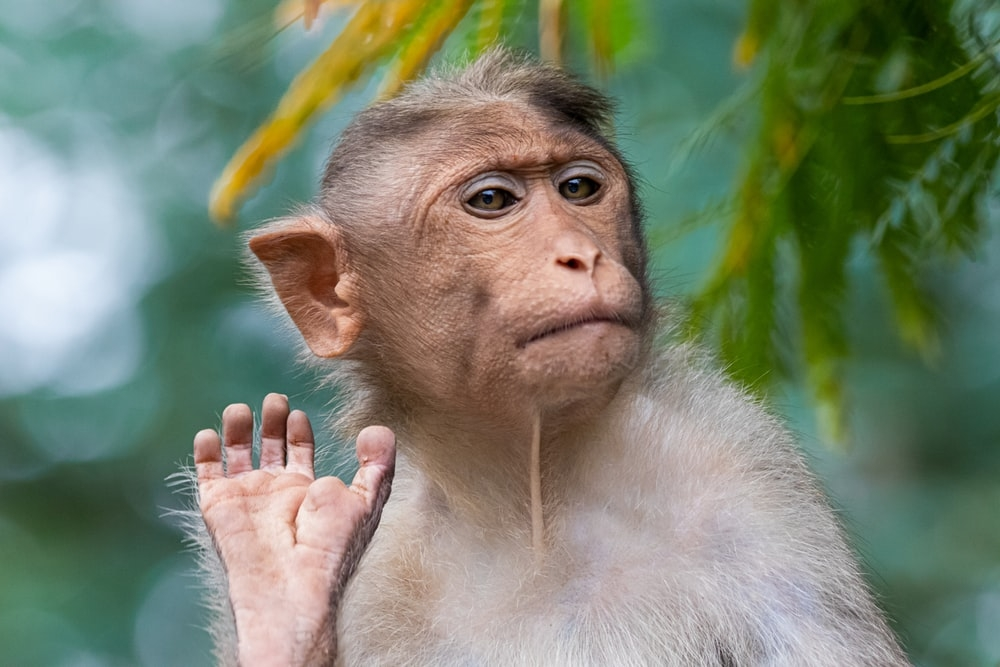
#> input picture input.jpg, 1000 x 667 px
$ jupyter execute PART1.ipynb   (shell and % lines are left out)
#> lines starting #> are read from the running program, lines starting #| are printed output that depends on the picture; after the words box and inside, x2 and y2 are one past the last pixel; in counts of white or black regions, pixels touching at a corner belong together
## Computer Vision(CS 436, CS5310, EE513) Programming Assignment#3 Part#1

### Currently there are lots of professional cartoonizer applications available in the market but most of the them are not freeware, you don't need powerful rendering software or even years of experience to develop such an application(as you will see in this assignment) All you need is essentially a bilateral filter and some edge detection. You are allowed to use opencv for this assigment

## Step#1
### In this step we will be applying a bilateral filter on our input image. A bilateral filter is used for smoothening images and reducing noise, while preserving edges, because a bilateral filter smooths flat regions while keeping edges sharp, it is ideally suited to convert an RGB image into a cartoon. Unfortunately, bilateral filters are orders of magnitudes slower than other smoothing operators (e.g., Gaussian blur). Thus, if speed is important, it might be a good idea to operate on a down-scaled version of the original image first and then upscale it afterwards.

[cell 1]
#required imports
import matplotlib
from mpl_toolkits import mplot3d
from matplotlib import pyplot as plt
from matplotlib import cm
from matplotlib import image as mpimg
from matplotlib.pyplot import figure
import cv2
from google.colab.patches import cv2_imshow

[cell 2]
#TO DO
#step 1
#Use bilateral filter for edge-aware smoothing.
input_img = cv2.imread('input.jpg') # cv.imread(filename[, flags]) stored in BGR, flags like cv2.IMREAD_COLOR that reject alpha
#> input_img is the input picture: shape (667, 1000, 3); mean B, G, R 110.6, 130.4, 121.5
h, w, _ = input_img.shape
#> h = 667; w = 1000
num_down = 1 # number of downsampling steps
num_bilateral =  4 # number of bilateral filtering steps
sigma_values = 40 # we need a strong cartoonish effect, for which the docs recommend larger sigma values
d_value = 5

bilateral_result = input_img
# downsample image using Gaussian pyramid(see opencv 'pyrDown()' function)
# cv2.pyrDown(src[, dst[, dstsize[, borderType]]]) → dst
for i in range(num_down):
    bilateral_result = cv2.pyrDown(src=bilateral_result)

# repeatedly apply small bilateral filter (small diameter d < 5) instead of applying
# one large filter (like d = 9) since that is slow
# cv2.bilateralFilter(src, d, sigmaColor, sigmaSpace[, dst[, borderType]]) → dst

for i in range(num_bilateral):
    bilateral_result = cv2.bilateralFilter(src=bilateral_result, d=d_value, sigmaColor=sigma_values, sigmaSpace=sigma_values)

# upsample image to original size (see opencv 'pyrUp()' function) with Laplacian pyramid
# for i in range(num_down): #upsample same number of times as downsampled
for i in range(num_down):
    bilateral_result = cv2.pyrUp(src=bilateral_result)

bilateral_result = bilateral_result[0:h, 0:w]
#> bilateral_result: shape (667, 1000, 3)
cv2_imshow(bilateral_result)

## Step#2### In this step we will blur the original image. This is considered as a pre-processing step before we move on towards the edge detection step. We will apply a median filter on the image, which replaces each pixel value with the median value of all the pixels in a small neighborhood.

[cell 3]
#TO DO
#step 2
# convert to grayscale and apply median blur
grayscale_img = cv2.cvtColor(src=input_img, code=cv2.COLOR_BGR2GRAY) # convert color space from
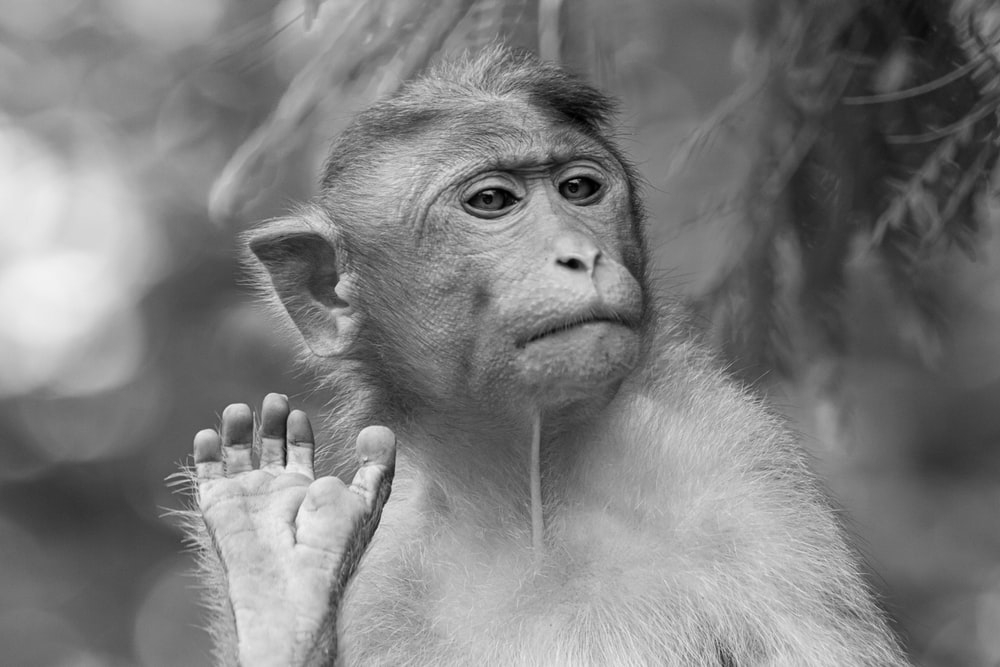
#> grayscale_img: shape (667, 1000); min 0, max 244, mean 125.5
# cv2.cvtColor(src, code[, dst[, dstCn]]) → dst
# BGR (OpenCV standard - flipped RGB) to Grayscale (using color space conversion code COLOR_BG2GRAY)

# cv2.medianBlur(src, ksize[, dst]) → dst
preprocess_result = cv2.medianBlur(src = grayscale_img, ksize=7) # # median filter with ksize*ksize aperture
# from docs: ksize – aperture linear size; it must be odd and greater than 1, for example: 3, 5, 7 ...

cv2_imshow(preprocess_result)

## Step#3

### In this step we will create an edge mask from the output produced in step#2 using adaptive thresholding

[cell 4]
#TO DO
#step 3
# detect and enhance edges(see opencv 'adaptiveThreshold()' function)
# adaptiveThreshold(src - 8bit single channel, maxValue - max limit for pixel values
#, adaptiveMethod - algorithm, thresholdType - THRESH_BINARY or THRESH_INV,
# blockSize - size of pixel neighborhood (odd 3,5,7..), C= constant used in formulae[, dst]) -> dst
edge_mask = cv2.adaptiveThreshold(src=preprocess_result, maxValue=255,
adaptiveMethod= cv2.ADAPTIVE_THRESH_MEAN_C, thresholdType= cv2.THRESH_BINARY, blockSize = 15, C=3) # grayscale to binary
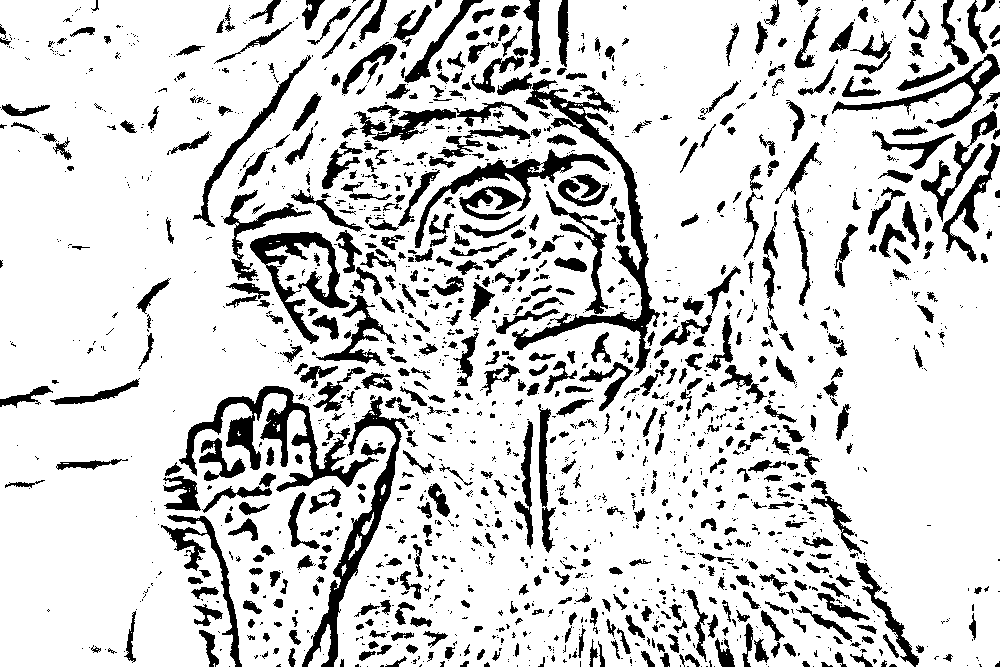
#> edge_mask: shape (667, 1000); 82.8% white; 1877 black regions (1236 under 20 px), largest, box (x1, y1, x2, y2) and area: (512, 79, 660, 376) 5505, (179, 386, 379, 492) 5019, (302, 396, 409, 667) 4138

cv2_imshow(edge_mask)

## Final Step

### In this step we will combine the output produced in step#1 and step#3 using a bitwise and operator to produce our final output.(Note: You need to convert output from step#3 to color first)

[cell 5]
#TO DO
#Final Step
# convert back to color, bit-AND with color image
edge_mask_bgr = cv2.cvtColor(src=edge_mask, code=cv2.COLOR_GRAY2BGR) # to convert back to 3-channel image for the bitwise &
final = cv2.cvtColor(src=bilateral_result & edge_mask_bgr, code=cv2.COLOR_BGR2RGB) #both are bgr for &, convert bgr result to rgb for plt.imshow
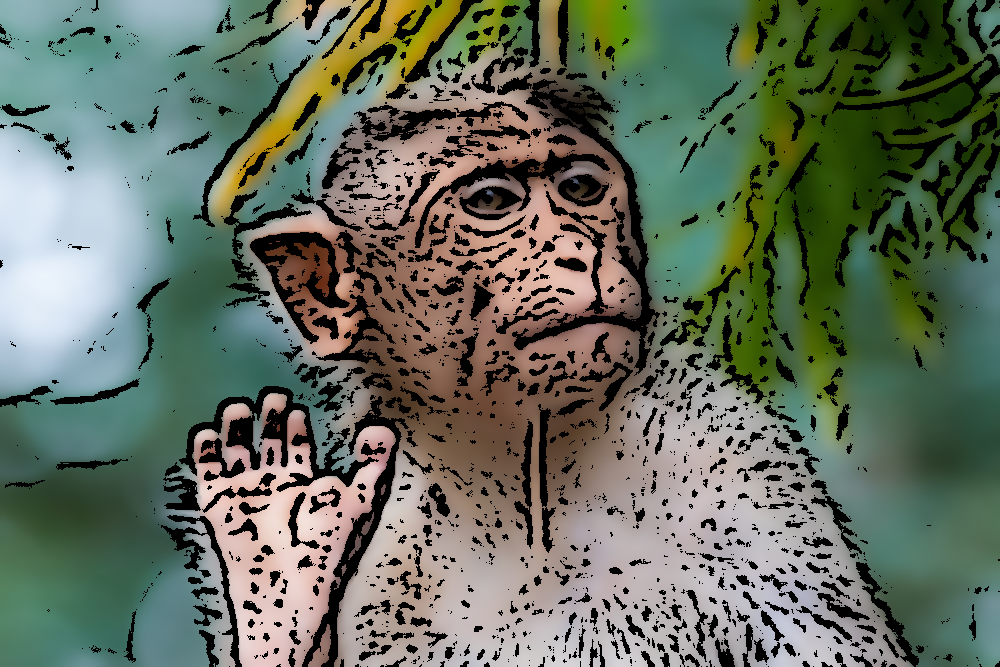
#> final: shape (667, 1000, 3); mean R, G, B 100.9, 110.8, 94.8
plt.imshow(final)
plt.show()
